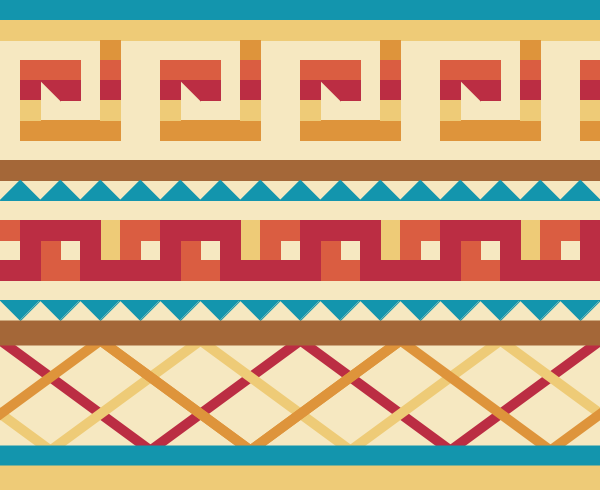
Frame 1 (no input)
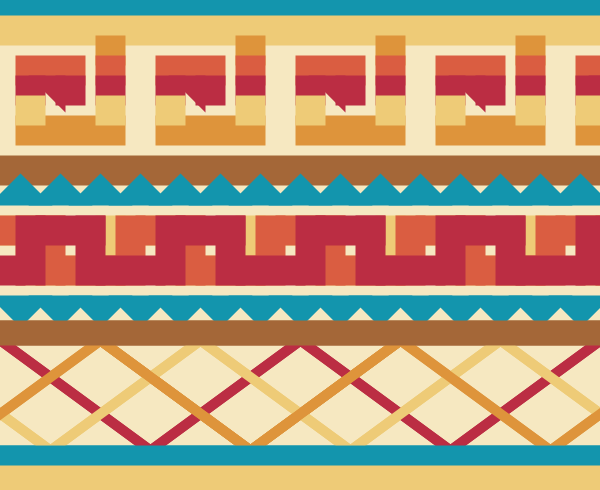
Frame 2 (the mouse pressed at the canvas centre, redrawn once)

The Processing sketch that drew these frames (run headless with seeded random() and noise(); the mouse was pressed at the canvas centre and the sketch redrawn once):

// Processing sketch: assignment_1
// ── assignment_1.pde
color blue = #1395AD;
color yellow = #EECB77;
color brown = #A46738;
color red = #BB2D43;
color gold = #DE943B;
color orange = #DA5D41;

void setup() {
  size(600,490);
  // set background to light yellow
  background(#f6e8c1);
  noLoop();
}

void draw() {
   // blue line
  stroke(blue);
  fill(blue);
  rect(0,0,600,20);

  //light yellow line
  stroke(yellow);
  fill(yellow);
  rect(0,20,600,20);

  // swirl/spiral pattern
  for(int i=0; i <= 560; i=i+140){
      swirl(i,0);
  }

  // brown line
  stroke(brown);
  fill(brown);
  rect(0,160,600,20);
  
  // blue row of upward triangles
  stroke(blue);
  fill(blue);
  for(int i=0; i<600; i=i+40){
    triangle(i+0,200,i+20,180,i+40,200);
  }
  
  // light yellow zigzag pattern
  stroke(yellow);
  fill(yellow);
  for(int i=-20; i <=560; i=i+140){
      zigzag(i,0);
  }
  
  // orange zigzag pattern
  stroke(orange);
  fill(orange);
  for(int i=0; i <=560; i=i+140){
      zigzag(i,0);
  }
  
  // maroon zigzag pattern
  stroke(red);
  fill(red);
  for(int i=-100; i <=560; i=i+140){
      zigzag(i,0);
  }
 
  // blue row of downward triangles
  stroke(blue);
  fill(blue);
  for(int i=0; i<600; i=i+40){
    triangle(i+0,300,i+20,320,i+40,300);
  }
 
  
  // crossing lines
  stroke(red);
  fill(red);
  strokeWeight(10);
  triangleLines(0,0);
  
  stroke(yellow);
  fill(yellow);
  strokeWeight(10);
  triangleLines(-100,0);
  triangleLines(500,0);

  
  stroke(gold);
  fill(gold);
  strokeWeight(10);
  triangleLines(-200,0);
  triangleLines(100,0);
  
  // brown line
  stroke(brown);
  fill(brown);
  rect(0,325,600,15);
  
  // blue line
  stroke(blue);
  fill(blue);
  rect(0,450,600,20);

  //light yellow line
  stroke(yellow);
  fill(yellow);
  rect(0,470,600,20);  
  
}

// function to draw crossing lines
void triangleLines(int x, int y){
  line(x+0,y+340,x+150,y+450);
  line(x+150,y+450,x+300,y+340);
  line(x+300,y+340,x+450,y+450);
  line(x+450,y+450,x+600,y+340);
}

// function to draw zigzag pattern
void zigzag(int x, int y){
  rect(x+0,y+220,60,20);
  rect(x+40,y+220,20,60);
  rect(x+60,y+260,60,20);
  rect(x+120,y+220,20,60);
}

// function to draw swirl/spiral pattern
void swirl(int x, int y){
  stroke(gold);
  fill(gold);
  rect(x+20,y+120,100,20);
  rect(x+100,y+40,20,20);

  stroke(orange);
  fill(orange);
  rect(x+100,y+60,20,20);
  rect(x+20,y+60,60,20);

  stroke(red);
  fill(red);
  rect(x+100,y+80,20,20);
  rect(x+20,y+80,20,20);
  triangle(x+40,y+80,x+60,y+80,x+60,y+100);
  rect(x+60,y+80,20,20);

  stroke(yellow);
  fill(yellow);
  rect(x+20,y+100,20,20);
  rect(x+100,y+100,20,20);
}
